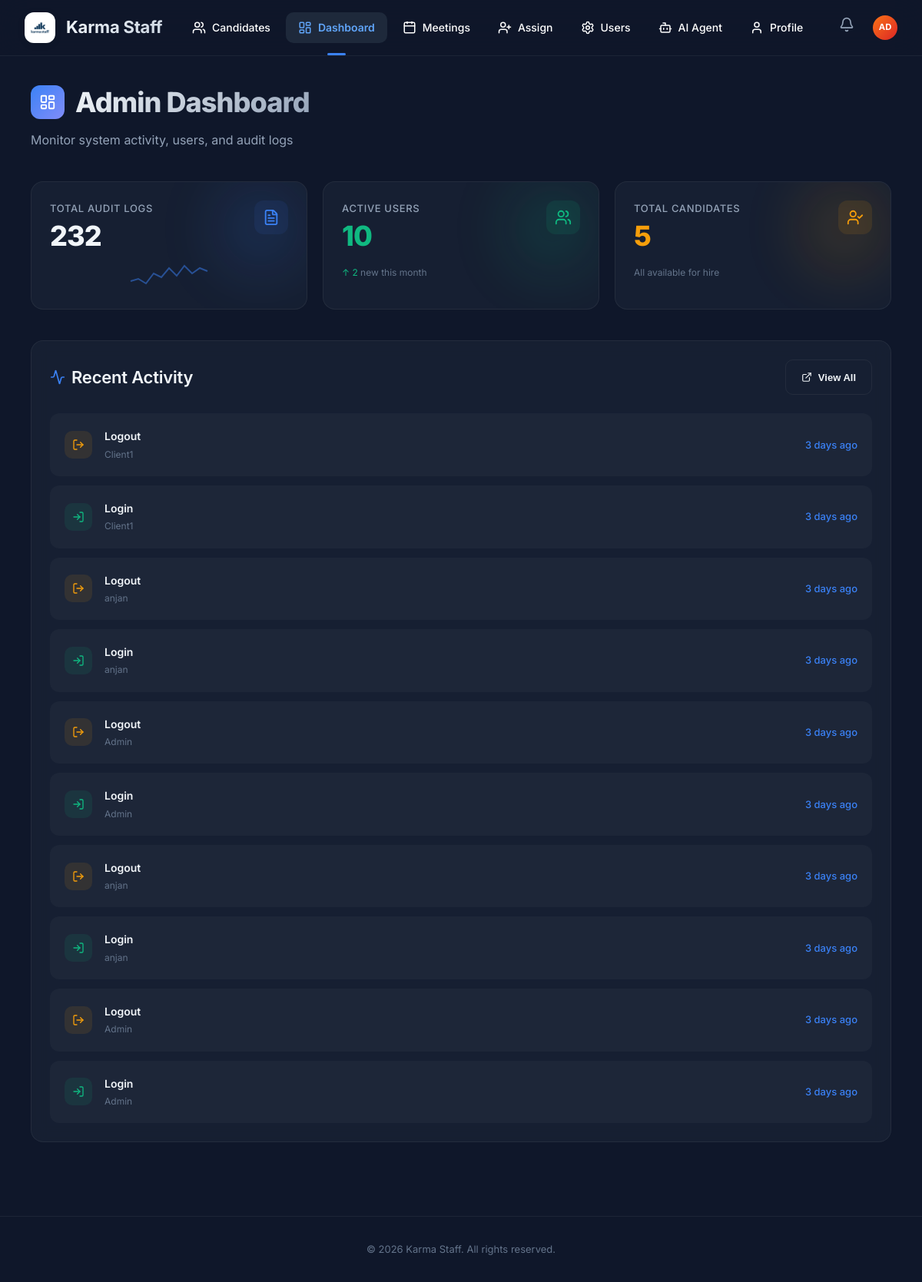
The app's page /dashboard (signed in) with its own data.
### tables this page shows
CREATE TABLE users (
        id INTEGER PRIMARY KEY AUTOINCREMENT,
        username TEXT UNIQUE NOT NULL,
        email TEXT UNIQUE,
        password TEXT NOT NULL,
        role TEXT NOT NULL,
        avatar_url TEXT,
        has_seen_welcome INTEGER DEFAULT 0
    , full_name TEXT, department TEXT, job_title TEXT);

CREATE TABLE audit_logs (
        id INTEGER PRIMARY KEY AUTOINCREMENT,
        user_id INTEGER,
        action TEXT NOT NULL,
        resource_id INTEGER,
        timestamp DATETIME DEFAULT CURRENT_TIMESTAMP,
        ip_address TEXT,
        FOREIGN KEY (user_id) REFERENCES users (id)
    );

### backend/app.py (the view)
@app.route('/dashboard')
@require_role('admin', 'cs', 'client')
def dashboard():
    user = get_current_user()
    conn = get_db_connection()
    if user['role'] == 'client':
        logs_query = '''
            SELECT al.*, u.username, c.name as candidate_name
            FROM audit_logs al
            LEFT JOIN users u ON al.user_id = u.id
            LEFT JOIN candidates c ON al.resource_id = c.id
            WHERE al.user_id = ?
            ORDER BY al.timestamp DESC
            LIMIT 10
        '''
        logs = conn.execute(logs_query, (user['id'],)).fetchall()
        total_logs = conn.execute("SELECT COUNT(*) FROM audit_logs WHERE user_id = ?", (user['id'],)).fetchone()[0]
        total_candidates = conn.execute("SELECT COUNT(*) FROM assignments WHERE client_id = ?", (user['id'],)).fetchone()[0]
        total_users = 0 # Not used for clients
    else:
        logs_query = '''
            SELECT al.*, u.username, c.name as candidate_name
            FROM audit_logs al
            LEFT JOIN users u ON al.user_id = u.id
            LEFT JOIN candidates c ON al.resource_id = c.id
            ORDER BY al.timestamp DESC
            LIMIT 10
        '''
        logs = conn.execute(logs_query).fetchall()
        total_logs = conn.execute("SELECT COUNT(*) FROM audit_logs").fetchone()[0]
        total_candidates = conn.execute("SELECT COUNT(*) FROM candidates").fetchone()[0]
        total_users = conn.execute("SELECT COUNT(*) FROM users").fetchone()[0]
    conn.close()
    return render_template('dashboard.html',
                         user=user,
                         logs=logs,
                         total_logs=total_logs,
                         total_candidates=total_candidates,
                         total_users=total_users)

### backend/app.py (called while the page is built)
@app.template_filter('timesince')
def timesince_filter(dt):
    if isinstance(dt, str):
        try:
            dt = datetime.strptime(dt, "%Y-%m-%d %H:%M:%S")
        except ValueError:
            return dt
    now = datetime.utcnow()
    diff = now - dt
    seconds = diff.total_seconds()
    if seconds < 60:
        return "Just now"
    elif seconds < 3600:
        minutes = int(seconds / 60)
        return f"{minutes} min{'s' if minutes > 1 else ''} ago"
    elif seconds < 86400:
        hours = int(seconds / 3600)
        return f"{hours} hour{'s' if hours > 1 else ''} ago"
    elif seconds < 604800:
        days = int(seconds / 86400)
        return f"{days} day{'s' if days > 1 else ''} ago"
    else:
        return dt.strftime("%Y-%m-%d")

def get_current_user():
    user_id = session.get('user_id')
    if not user_id:
        return None
    conn = get_db_connection()
    user = conn.execute("SELECT * FROM users WHERE id = ?", (user_id,)).fetchone()
    conn.close()
    return user

def require_role(*roles):
    def decorator(f):
        @wraps(f)
        def decorated_function(*args, **kwargs):
            user = get_current_user()
            if not user:
                return redirect(url_for('login'))
            if user['role'] not in roles:
                abort(403)
            return f(*args, **kwargs)
        return decorated_function
    return decorator

### backend/database.py (called while the page is built)
def get_db_connection():
    try:
        conn = sqlite3.connect(DB_PATH, timeout=30)
        conn.row_factory = sqlite3.Row
        conn.execute('PRAGMA journal_mode=WAL')
        conn.execute('PRAGMA foreign_keys=ON')
        return conn
    except sqlite3.Error as e:
        print(f"Database connection error: {e}")
        raise

### frontend/templates/dashboard.html (shortened to what this page needs)
{% extends "base.html" %}
{% block content %}
<div class="page-header">
    <div style="display: flex; align-items: center; gap: 0.875rem; margin-bottom: 0.5rem;">
        <div
            style="width: 44px; height: 44px; background: linear-gradient(135deg, var(--accent), #818cf8); border-radius: 12px; display: flex; align-items: center; justify-content: center;">
            <i data-lucide="layout-dashboard" style="width: 22px; height: 22px; color: white;"></i>
        </div>
        <h1 style="margin: 0;">{% if user.role == 'client' %}My Dashboard{% else %}Admin Dashboard{% endif %}</h1>
    </div>
    <p>{% if user.role == 'client' %}Track your recent activity and interactions{% else %}Monitor system activity,
        users, and audit logs{% endif %}</p>
</div>
<div style="display: grid; grid-template-columns: repeat(auto-fit, minmax(240px, 1fr)); gap: 1.25rem; margin-bottom: 2.5rem;"
    class="animate-in delay-1">
    <div class="card stat-card accent">
        <div style="display: flex; justify-content: space-between; align-items: flex-start;">
            <div>
                <div class="stat-label">{% if user.role == 'client' %}My Recent Activity{% else %}Total Audit Logs{%
                    endif %}</div>
                <div class="stat-value">{{ total_logs }}</div>
            </div>
            <div
                style="width: 44px; height: 44px; background: var(--accent-subtle); border-radius: 12px; display: flex; align-items: center; justify-content: center;">
                <i data-lucide="file-text" style="width: 22px; color: var(--accent);"></i>
            </div>
        </div>
        <div style="margin-top: 0.75rem;">
            <svg viewBox="0 0 100 30"
                style="width: 100%; height: 30px; fill: none; stroke: var(--accent); stroke-width: 2; opacity: 0.5;">
                <path d="M0 25 L10 22 L20 28 L30 15 L40 20 L50 8 L60 18 L70 5 L80 15 L90 8 L100 12" />
            </svg>
        </div>
    </div>
    {% if user.role != 'client' %}
    <div class="card stat-card success">
        <div style="display: flex; justify-content: space-between; align-items: flex-start;">
            <div>
                <div class="stat-label">Active Users</div>
                <div class="stat-value" style="color: var(--success);">{{ total_users }}</div>
            </div>
            <div
                style="width: 44px; height: 44px; background: var(--success-subtle); border-radius: 12px; display: flex; align-items: center; justify-content: center;">
                <i data-lucide="users" style="width: 22px; color: var(--success);"></i>
            </div>
        </div>
        <div style="margin-top: 1rem; font-size: 0.75rem; color: var(--text-lighter);">
            <span style="color: var(--success);">↑ 2</span> new this month
        </div>
    </div>
    {% endif %}
    <div class="card stat-card warning">
        <div style="display: flex; justify-content: space-between; align-items: flex-start;">
            <div>
                <div class="stat-label">{% if user.role == 'client' %}My Candidates{% else %}Total Candidates{% endif %}
                </div>
                <div class="stat-value" style="color: var(--warning);">{{ total_candidates }}</div>
            </div>
            <div
                style="width: 44px; height: 44px; background: var(--warning-subtle); border-radius: 12px; display: flex; align-items: center; justify-content: center;">
                <i data-lucide="user-check" style="width: 22px; color: var(--warning);"></i>
            </div>
        </div>
        <div style="margin-top: 1rem; font-size: 0.75rem; color: var(--text-lighter);">
            All available for hire
        </div>
    </div>
</div>
<div class="card animate-in delay-2">
    <div style="display: flex; justify-content: space-between; align-items: center; margin-bottom: 1.5rem;">
        <h2 style="margin: 0; display: flex; align-items: center; gap: 0.5rem;">
            <i data-lucide="activity" style="width: 20px; color: var(--accent);"></i> Recent Activity
        </h2>
        <button class="btn btn-outline" style="font-size: 0.8125rem;">
            <i data-lucide="external-link" style="width: 14px;"></i> View All
        </button>
    </div>
    <div style="display: flex; flex-direction: column; gap: 0.75rem;">
        {% for log in logs %}
        <div class="animate-in"
            style="--delay: {{ loop.index * 0.06 }}s; animation-delay: var(--delay); padding: 1.125rem; background: var(--glass); border: 1px solid transparent; border-radius: var(--radius); display: flex; justify-content: space-between; align-items: center; transition: all 0.2s; cursor: default;"
            onmouseover="this.style.borderColor='var(--border)'; this.style.background='var(--glass-strong)'"
            onmouseout="this.style.borderColor='transparent'; this.style.background='var(--glass)'">
            <div style="display: flex; align-items: center; gap: 1rem;">
                {% set action_cat = 'view' if 'VIEW' in log.action else 'login' if 'LOGIN' in log.action else 'logout'
                if 'LOGOUT' in log.action else 'other' %}
                <div class="activity-icon-box" data-category="{{ action_cat }}"
                    style="width: 36px; height: 36px; border-radius: 10px; display: flex; align-items: center; justify-content: center;">
                    <i data-lucide="{{ 'eye' if 'VIEW' in log.action else 'log-in' if 'LOGIN' in log.action else 'log-out' if 'LOGOUT' in log.action else 'zap' }}"
                        style="width: 16px;"></i>
                </div>
                <div>
                    <div style="font-weight: 600; font-size: 0.875rem; margin-bottom: 0.125rem;">
                        {{ log.action | replace('_', ' ') | title }}
                    </div>
                    <div style="font-size: 0.75rem; color: var(--text-lighter);">
                        {{ log.username }}
                    </div>
                </div>
            </div>
            <div style="text-align: right;">
                <div style="font-size: 0.8125rem; font-weight: 500; color: var(--accent);">{{ log.timestamp | timesince
                    }}</div>
            </div>
        </div>
        {% endfor %}
    </div>
</div>
{% endblock %}

### frontend/templates/base.html (shortened to what this page needs)
<!DOCTYPE html>
<html lang="en">
<head>
    <link rel="stylesheet" href="{{ url_for('static', filename='style.css') }}?v=6">
</head>
<body>
    {% if user %}
    <header class="header">
        <div class="logo-section">
            <a href="{{ url_for('candidates') }}"
                style="display: flex; align-items: center; gap: 0.875rem; text-decoration: none;">
                <div
                    style="width: 40px; height: 40px; background: white; border-radius: 12px; display: flex; align-items: center; justify-content: center; overflow: hidden; padding: 6px; box-shadow: 0 2px 10px rgba(0, 0, 0, 0.1);">
                    <img src="{{ url_for('static', filename='images/logo.png') }}" alt="Karma Staff Logo"
                        style="width: 100%; height: 100%; object-fit: contain;">
                </div>
                <span style="font-size: 1.375rem; font-weight: 700; color: white; letter-spacing: -0.01em;">Karma
                    Staff</span>
            </a>
        </div>
        <nav class="nav-links" id="navLinks">
            <a href="{{ url_for('candidates') }}"
                class="nav-item {{ 'active' if request.endpoint in ['candidates', 'candidate_profile', 'add_candidate_page'] else '' }}">
                <i data-lucide="users" style="width: 18px;"></i> Candidates
            </a>
            <a href="{{ url_for('dashboard') }}"
                class="nav-item {{ 'active' if request.endpoint in ['dashboard', 'dashboard_page'] else '' }}">
                <i data-lucide="layout-dashboard" style="width: 18px;"></i> Dashboard
            </a>
            <a href="{{ url_for('meetings') }}" class="nav-item {{ 'active' if request.endpoint == 'meetings' }}">
                <i data-lucide="calendar" style="width: 18px;"></i> Meetings
            </a>
            {% if user.role == 'admin' or user.role == 'cs' %}
            <a href="{{ url_for('assign_candidates') }}"
                class="nav-item {{ 'active' if request.endpoint == 'assign_candidates' }}">
                <i data-lucide="user-plus" style="width: 18px;"></i> Assign
            </a>
            <a href="{{ url_for('user_management') }}"
                class="nav-item {{ 'active' if request.endpoint in ['user_management', 'manage_users', 'add_user'] else '' }}">
                <i data-lucide="settings" style="width: 18px;"></i> Users
            </a>
            <a href="{{ url_for('ai_agent') }}" class="nav-item {{ 'active' if request.endpoint == 'ai_agent' }}">
                <i data-lucide="bot" style="width: 18px;"></i> AI Agent
            </a>
            {% else %}
            <a href="{{ url_for('ai_agent') }}" class="nav-item {{ 'active' if request.endpoint == 'ai_agent' }}">
                <i data-lucide="sparkles" style="width: 18px;"></i> Recruiter AI
            </a>
            {% endif %}
            <a href="{{ url_for('profile') }}" class="nav-item {{ 'active' if request.endpoint == 'profile' }}">
                <i data-lucide="user" style="width: 18px;"></i> Profile
            </a>
        </nav>
        <div style="display: flex; align-items: center; gap: 1rem;">
            <div class="dropdown" id="notificationDropdown">
                <div class="notification-bell" onclick="toggleNotifications()">
                    <i data-lucide="bell" style="width: 20px; color: var(--text-light);"></i>
                </div>
            </div>
            <div class="dropdown" id="userDropdown">
                <div onclick="toggleDropdown()" class="avatar avatar-sm avatar-gradient"
                    style="cursor: pointer; font-size: 0.7rem; overflow: hidden; display: flex; align-items: center; justify-content: center;">
                    {% if user.avatar_url %}
                    <img src="{{ user.avatar_url }}" style="width: 100%; height: 100%; object-fit: cover;">
                    {% else %}
                    {{ user.username[:2] | upper }}
                    {% endif %}
                </div>
            </div>
        </div>
    </header>
    {% endif %}
    <main class="main-container">
        {% block content %}{% endblock %}
    </main>
    {% if user %}
    <footer class="footer">
        <p>© 2026 Karma Staff. All rights reserved.</p>
    </footer>
    {% endif %}
</body>
</html>

### frontend/templates/dashboard.html (style rules this page uses)
.activity-icon-box[data-category="login"] { background: var(--success-subtle); color: var(--success); }
.activity-icon-box[data-category="logout"] { background: var(--warning-subtle); color: var(--warning); }

### records on screen
users: username "AD"
audit_logs: action "Logout", username "Client1", timestamp "3 days ago"
audit_logs: action "Login", username "Client1", timestamp "3 days ago"
audit_logs: action "Logout", username "anjan", timestamp "3 days ago"
audit_logs: action "Login", username "anjan", timestamp "3 days ago"
audit_logs: action "Logout", username "Admin", timestamp "3 days ago"
audit_logs: action "Login", username "Admin", timestamp "3 days ago"
audit_logs: action "Logout", username "anjan", timestamp "3 days ago"
audit_logs: action "Login", username "anjan", timestamp "3 days ago"
audit_logs: action "Logout", username "Admin", timestamp "3 days ago"
audit_logs: action "Login", username "Admin", timestamp "3 days ago"

### other values on screen
{{ total_logs }} "232"
{{ total_users }} "10"
{{ total_candidates }} "5"
